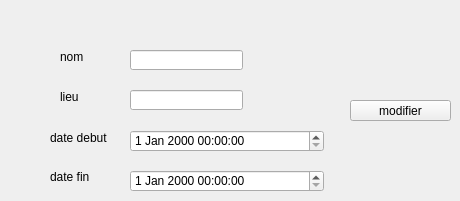
     <widget class="QWidget" name="page_5">
      <widget class="QLineEdit" name="nom_6">
       <property name="geometry">
        <rect>
         <x>130</x>
         <y>50</y>
         <width>113</width>
         <height>20</height>
        </rect>
       </property>
      </widget>
      <widget class="QLineEdit" name="lieu_4">
       <property name="geometry">
        <rect>
         <x>130</x>
         <y>90</y>
         <width>113</width>
         <height>20</height>
        </rect>
       </property>
      </widget>
      <widget class="QDateTimeEdit" name="dateTimeEdit_15">
       <property name="geometry">
        <rect>
         <x>130</x>
         <y>130</y>
         <width>194</width>
         <height>22</height>
        </rect>
       </property>
      </widget>
      <widget class="QDateTimeEdit" name="dateTimeEdit_16">
       <property name="geometry">
        <rect>
         <x>130</x>
         <y>170</y>
         <width>194</width>
         <height>22</height>
        </rect>
       </property>
      </widget>
      <widget class="QLabel" name="label_77">
       <property name="geometry">
        <rect>
         <x>60</x>
         <y>50</y>
         <width>47</width>
         <height>14</height>
        </rect>
       </property>
       <property name="text">
        <string>nom</string>
       </property>
      </widget>
      <widget class="QLabel" name="label_78">
       <property name="geometry">
        <rect>
         <x>60</x>
         <y>90</y>
         <width>47</width>
         <height>14</height>
        </rect>
       </property>
       <property name="text">
        <string>lieu</string>
       </property>
      </widget>
      <widget class="QLabel" name="label_79">
       <property name="geometry">
        <rect>
         <x>50</x>
         <y>130</y>
         <width>81</width>
         <height>16</height>
        </rect>
       </property>
       <property name="text">
        <string>date debut</string>
       </property>
      </widget>
      <widget class="QLabel" name="label_80">
       <property name="geometry">
        <rect>
         <x>50</x>
         <y>170</y>
         <width>47</width>
         <height>14</height>
        </rect>
       </property>
       <property name="text">
        <string>date fin</string>
       </property>
      </widget>
      <widget class="QPushButton" name="afficherBevenement_8">
       <property name="geometry">
        <rect>
         <x>350</x>
         <y>100</y>
         <width>101</width>
         <height>21</height>
        </rect>
       </property>
       <property name="text">
        <string>modifier</string>
       </property>
      </widget>
     </widget>
